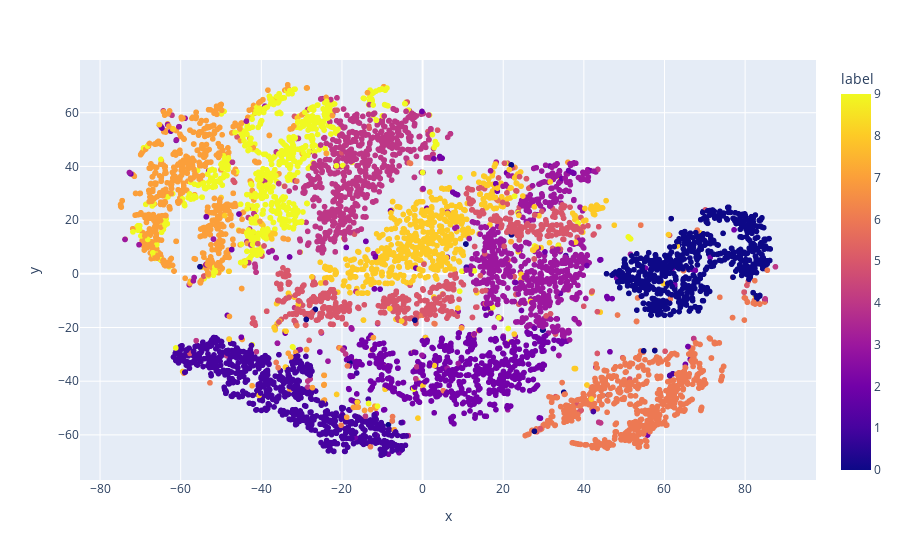

This figure's notebook cell:
### Code cell
df_plot = pd.DataFrame({
    "x": projections[:, 0],
    "y": projections[:, 1],
    "label": Y_train
})

fig = px.scatter(df_plot, x='x', y='y', color='label')
fig.show()

### Figure 1 — Plotly figure (JSON) as saved in the notebook; plotly's stock layout.template omitted (floating-point values rounded to 4 significant figures; data arrays with more than 128 entries replaced by an {"elided": "..."} marker saying what was removed)
{"data": [{"hovertemplate": "x=%{x}<br>y=%{y}<br>label=%{marker.color}<extra></extra>", "legendgroup": "", "marker": {"color": {"elided": "7000 int values"}, "coloraxis": "coloraxis", "symbol": "circle"}, "mode": "markers", "name": "", "showlegend": false, "type": "scattergl", "x": {"elided": "7000 float values"}, "xaxis": "x", "y": {"elided": "7000 float values"}, "yaxis": "y"}], "layout": {"coloraxis": {"colorbar": {"title": {"text": "label"}}, "colorscale": [[0, "#0d0887"], [0.1111, "#46039f"], [0.2222, "#7201a8"], [0.3333, "#9c179e"], [0.4444, "#bd3786"], [0.5556, "#d8576b"], [0.6667, "#ed7953"], [0.7778, "#fb9f3a"], [0.8889, "#fdca26"], [1, "#f0f921"]]}, "legend": {"tracegroupgap": 0}, "margin": {"t": 60}, "xaxis": {"anchor": "y", "domain": [0, 1], "title": {"text": "x"}}, "yaxis": {"anchor": "x", "domain": [0, 1], "title": {"text": "y"}}}}
